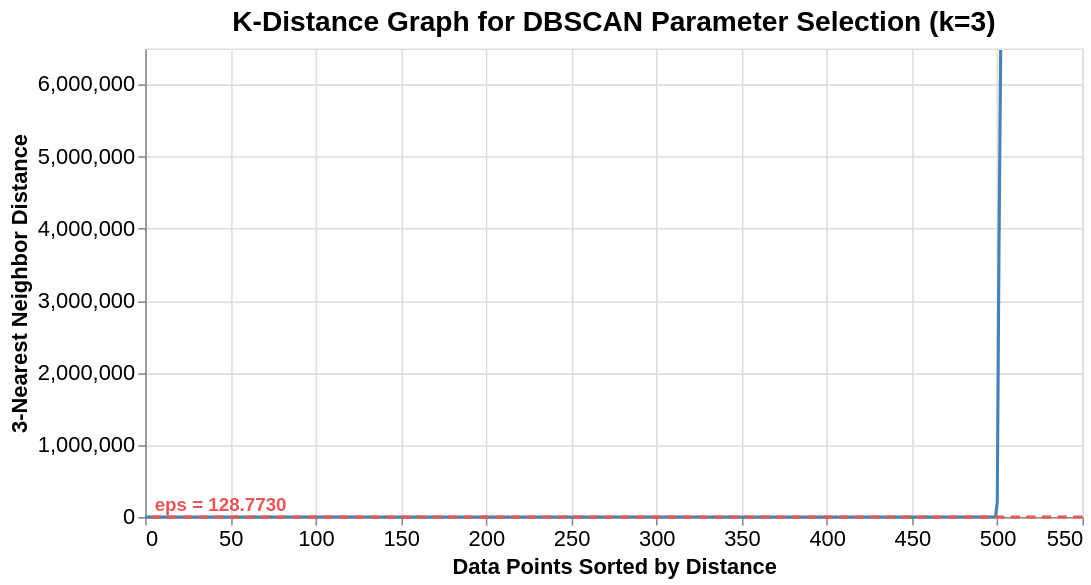

Notebook cell for this chart:
### Code cell
## DBSCAN Clustering
# ── K-Distance Graph (Altair) ──────────────────────────────────────────────
k = 3
nbrs = NearestNeighbors(n_neighbors=k).fit(X_scaled)
distances, _ = nbrs.kneighbors(X_scaled)
distances_sorted = np.sort(distances[:, k - 1], axis=0)

kdist_df = pd.DataFrame({
    'Index': np.arange(len(distances_sorted)),
    'Distance': distances_sorted
})

# eps is at elbow point of k-distance graph, which is where the distance starts to increase sharply
eps_value = distances_sorted[int(len(distances_sorted) * 0.975)]  # heuristic: 97th percentile distance
print(f"Optimal eps value based on k-distance graph: {eps_value:.4f}")

eps_rule_df = pd.DataFrame({'eps': [float(eps_value)]})

line = alt.Chart(kdist_df).mark_line(color='steelblue').encode(
    x=alt.X('Index:Q', title='Data Points Sorted by Distance'),
    y=alt.Y('Distance:Q', title=f'{k}-Nearest Neighbor Distance', scale=alt.Scale(zero=False)),
    tooltip=[alt.Tooltip('Index:Q'), alt.Tooltip('Distance:Q', format='.4f')]
)

eps_line = alt.Chart(eps_rule_df).mark_rule(
    color='#E45756', strokeDash=[6, 4], strokeWidth=1.8
).encode(
    y=alt.Y('eps:Q'),
    tooltip=[alt.Tooltip('eps:Q', title='eps', format='.4f')]
)

eps_label = alt.Chart(eps_rule_df).mark_text(
    align='left', dx=6, dy=-8, fontSize=12, fontWeight='bold', color='#E45756'
).encode(
    x=alt.value(0),
    y=alt.Y('eps:Q'),
    text=alt.value(f'eps = {float(eps_value):.4f}')
)

(line + eps_line + eps_label).properties(
    title=f'K-Distance Graph for DBSCAN Parameter Selection (k={k})',
    width=600,
    height=300
).configure_axis(
    labelFontSize=14,
    titleFontSize=14
).configure_title(
    fontSize=18
)

### Figure 1 — Vega-Lite specification as saved in the notebook (floating-point values rounded to 4 significant figures; data arrays with more than 128 entries replaced by an {"elided": "..."} marker saying what was removed)
{"config": {"view": {"continuousWidth": 300, "continuousHeight": 300}, "axis": {"labelFontSize": 14, "titleFontSize": 14}, "title": {"fontSize": 18}}, "layer": [{"data": {"name": "data-a93110f999b74b9c0cde3aad4edbe810"}, "mark": {"type": "line", "color": "steelblue"}, "encoding": {"tooltip": [{"field": "Index", "type": "quantitative"}, {"field": "Distance", "format": ".4f", "type": "quantitative"}], "x": {"field": "Index", "title": "Data Points Sorted by Distance", "type": "quantitative"}, "y": {"field": "Distance", "scale": {"zero": false}, "title": "3-Nearest Neighbor Distance", "type": "quantitative"}}}, {"data": {"name": "data-22caf57fa3fc1550b68d878d27d468f1"}, "mark": {"type": "rule", "color": "#E45756", "strokeDash": [6, 4], "strokeWidth": 1.8}, "encoding": {"tooltip": [{"field": "eps", "format": ".4f", "title": "eps", "type": "quantitative"}], "y": {"field": "eps", "type": "quantitative"}}}, {"data": {"name": "data-22caf57fa3fc1550b68d878d27d468f1"}, "mark": {"type": "text", "align": "left", "color": "#E45756", "dx": 6, "dy": -8, "fontSize": 12, "fontWeight": "bold"}, "encoding": {"text": {"value": "eps = 128.7730"}, "x": {"value": 0}, "y": {"field": "eps", "type": "quantitative"}}}], "height": 300, "title": "K-Distance Graph for DBSCAN Parameter Selection (k=3)", "width": 600, "$schema": "https://vega.github.io/schema/vega-lite/v6.1.0.json", "datasets": {"data-a93110f999b74b9c0cde3aad4edbe810": {"elided": "503 records"}, "data-22caf57fa3fc1550b68d878d27d468f1": [{"eps": 128.8}]}}
